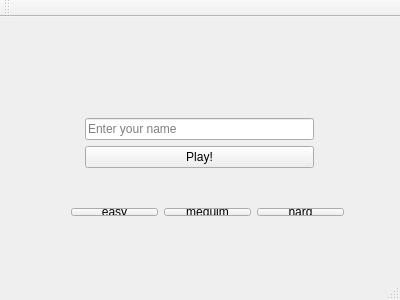
<?xml version="1.0" encoding="UTF-8"?>
<ui version="4.0">
 <class>MainWindow</class>
 <widget class="QMainWindow" name="MainWindow">
  <property name="geometry">
   <rect>
    <x>0</x>
    <y>0</y>
    <width>400</width>
    <height>300</height>
   </rect>
  </property>
  <property name="windowTitle">
   <string>MainWindow</string>
  </property>
  <property name="autoFillBackground">
   <bool>false</bool>
  </property>
  <widget class="QWidget" name="centralWidget">
   <widget class="QLabel" name="labelPic">
    <property name="geometry">
     <rect>
      <x>80</x>
      <y>20</y>
      <width>240</width>
      <height>30</height>
     </rect>
    </property>
    <property name="text">
     <string/>
    </property>
   </widget>
   <widget class="QLabel" name="label">
    <property name="geometry">
     <rect>
      <x>30</x>
      <y>10</y>
      <width>55</width>
      <height>16</height>
     </rect>
    </property>
    <property name="text">
     <string/>
    </property>
   </widget>
   <widget class="QWidget" name="layoutWidget">
    <property name="geometry">
     <rect>
      <x>74</x>
      <y>80</y>
      <width>251</width>
      <height>92</height>
     </rect>
    </property>
    <layout class="QVBoxLayout" name="verticalLayout_2">
     <item>
      <layout class="QVBoxLayout" name="verticalLayout">
       <item>
        <widget class="QLineEdit" name="nameLine">
         <property name="placeholderText">
          <string>Enter your name</string>
         </property>
        </widget>
       </item>
       <item>
        <widget class="QPushButton" name="pushButton">
         <property name="autoFillBackground">
          <bool>false</bool>
         </property>
         <property name="styleSheet">
          <string notr="true"/>
         </property>
         <property name="text">
          <string>Play!</string>
         </property>
         <property name="iconSize">
          <size>
           <width>20</width>
           <height>20</height>
          </size>
         </property>
         <property name="autoDefault">
          <bool>false</bool>
         </property>
         <property name="default">
          <bool>false</bool>
         </property>
         <property name="flat">
          <bool>false</bool>
         </property>
        </widget>
       </item>
      </layout>
     </item>
    </layout>
   </widget>
   <widget class="QWidget" name="">
    <property name="geometry">
     <rect>
      <x>60</x>
      <y>180</y>
      <width>295</width>
      <height>30</height>
     </rect>
    </property>
    <layout class="QHBoxLayout" name="horizontalLayout">
     <item>
      <widget class="QPushButton" name="pushButton_2">
       <property name="text">
        <string>easy</string>
       </property>
      </widget>
     </item>
     <item>
      <widget class="QPushButton" name="pushButton_3">
       <property name="text">
        <string>meduim</string>
       </property>
      </widget>
     </item>
     <item>
      <widget class="QPushButton" name="pushButton_4">
       <property name="text">
        <string>hard</string>
       </property>
      </widget>
     </item>
    </layout>
   </widget>
  </widget>
  <widget class="QStatusBar" name="statusBar"/>
  <widget class="QToolBar" name="mainToolBar">
   <property name="enabled">
    <bool>true</bool>
   </property>
   <property name="font">
    <font>
     <weight>50</weight>
     <bold>false</bold>
    </font>
   </property>
   <attribute name="toolBarArea">
    <enum>TopToolBarArea</enum>
   </attribute>
   <attribute name="toolBarBreak">
    <bool>false</bool>
   </attribute>
  </widget>
 </widget>
 <layoutdefault spacing="6" margin="11"/>
 <resources/>
 <connections>
  <connection>
   <sender>nameLine</sender>
   <signal>returnPressed()</signal>
   <receiver>pushButton</receiver>
   <slot>click()</slot>
   <hints>
    <hint type="sourcelabel">
     <x>139</x>
     <y>148</y>
    </hint>
    <hint type="destinationlabel">
     <x>139</x>
     <y>183</y>
    </hint>
   </hints>
  </connection>
  <connection>
   <sender>pushButton</sender>
   <signal>clicked()</signal>
   <receiver>nameLine</receiver>
   <slot>hide()</slot>
   <hints>
    <hint type="sourcelabel">
     <x>110</x>
     <y>183</y>
    </hint>
    <hint type="destinationlabel">
     <x>110</x>
     <y>148</y>
    </hint>
   </hints>
  </connection>
  <connection>
   <sender>pushButton</sender>
   <signal>clicked()</signal>
   <receiver>pushButton</receiver>
   <slot>hide()</slot>
   <hints>
    <hint type="sourcelabel">
     <x>94</x>
     <y>183</y>
    </hint>
    <hint type="destinationlabel">
     <x>186</x>
     <y>183</y>
    </hint>
   </hints>
  </connection>
  <connection>
   <sender>pushButton</sender>
   <signal>clicked()</signal>
   <receiver>labelPic</receiver>
   <slot>hide()</slot>
   <hints>
    <hint type="sourcelabel">
     <x>81</x>
     <y>183</y>
    </hint>
    <hint type="destinationlabel">
     <x>94</x>
     <y>62</y>
    </hint>
   </hints>
  </connection>
 </connections>
</ui>
